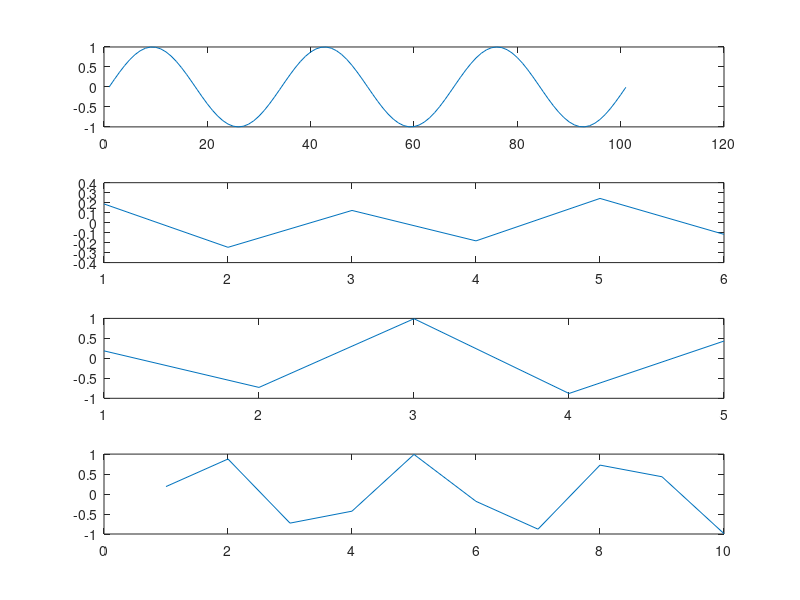

Source code (MATLAB):
pi=3.14;
Fs=100;
F = 3;
t=(0:1/Fs:1);
x=sin(2*pi*F*t);
figure
subplot(4,1,1)
plot(x)

%exact nyquist
nyquist=x(2:Fs/6:length(x));

subplot(4,1,2)
plot(nyquist);
%less than nyquist
less_nyquist=x(2:Fs/5:length(x));

subplot(4,1,3)
plot(less_nyquist)
greater_nyquist=x(2:Fs/10:length(x));

subplot(4,1,4)
plot(greater_nyquist)


